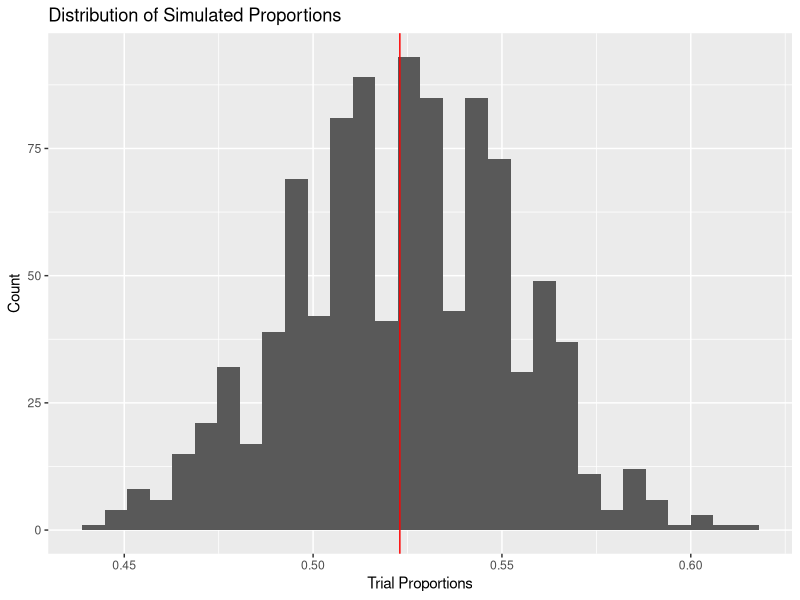
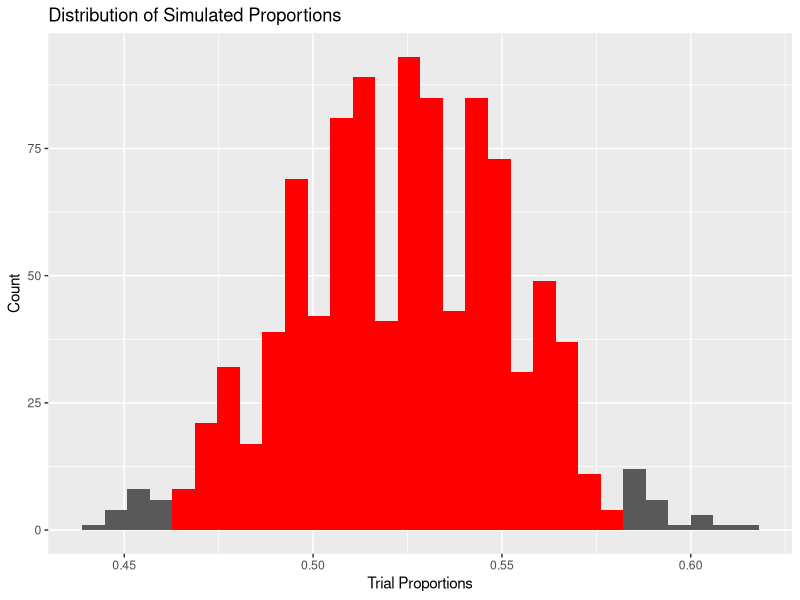
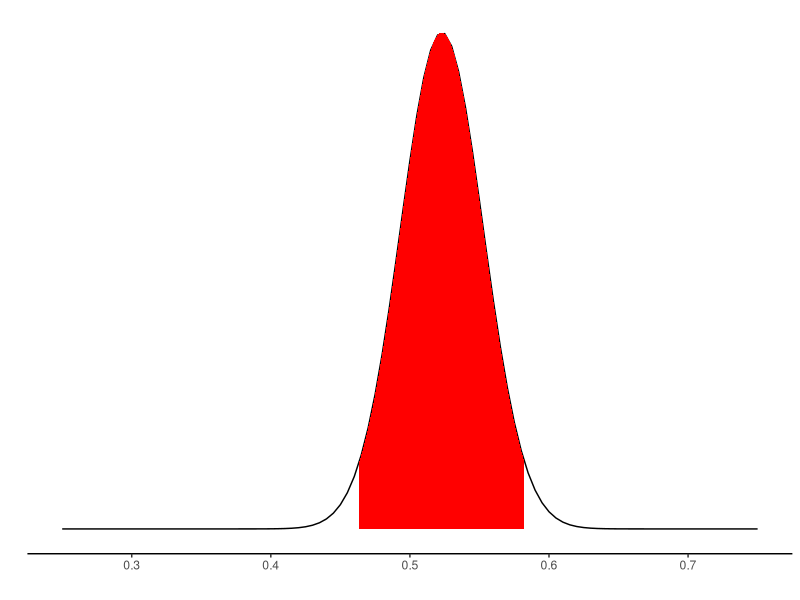
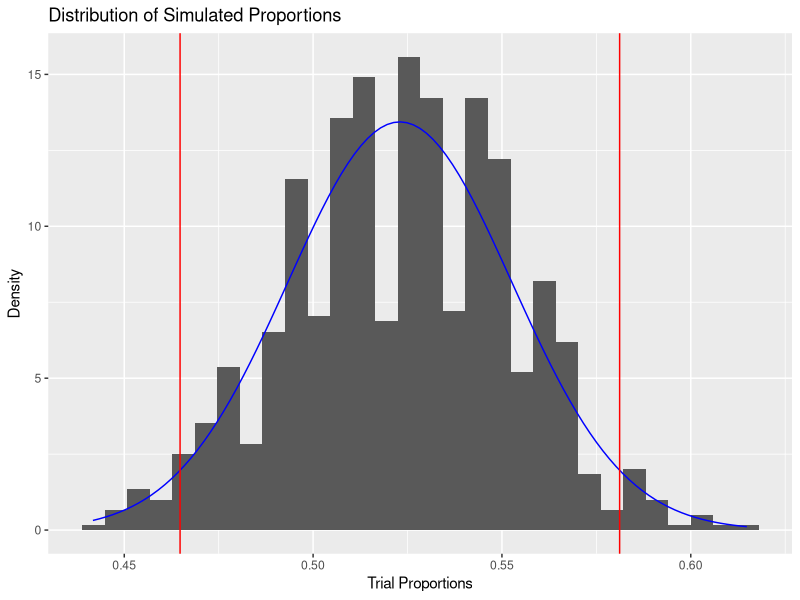

Generate these figures, in order, with R:
## ---- chunk 1
knitr::opts_chunk$set(echo = TRUE, warning = FALSE, message = FALSE)
knitr::opts_chunk$set(out.width= "70%", out.height= "70%", fig.align = "center") 
## ---- chunk 2
library(tidyverse)

replications_dataframe = NULL

num_reps = 1000

sample_size = 135 + 148

sample_stat =  148 / (135 + 148)

for (i in 1:num_reps){
  
  trial = sample(x = c(1,0),
                 size = sample_size,
                 prob = c(sample_stat, 1-sample_stat),
                 replace = TRUE)

  trial_proportion = sum(trial)/sample_size
  
  replications_dataframe = rbind(replications_dataframe, data.frame(trial_proportion))
}

replications_dataframe %>%
  ggplot(aes(x = trial_proportion)) +
  geom_histogram() +
  labs(x = "Trial Proportions", y = "Count", title = "Distribution of Simulated Proportions") +
  geom_vline(xintercept = sample_stat, color = "red")
## ---- chunk 3
#A lot of "instructional purpose" code here... and a little bit of 2SD cheating
below <- replications_dataframe %>%
  filter(trial_proportion <= (mean(trial_proportion) - 2*sd(trial_proportion)))

middle <- replications_dataframe %>%
  filter(trial_proportion >= (mean(trial_proportion) - 2*sd(trial_proportion))) %>%
  filter(trial_proportion <= (mean(trial_proportion) + 2*sd(trial_proportion)))

above <- replications_dataframe %>%
  filter(trial_proportion >= (mean(trial_proportion) + 2*sd(trial_proportion)))

ggplot(data = below, aes(x = trial_proportion)) +
  geom_histogram() +
  geom_histogram(data = middle, fill = "red") +
  geom_histogram(data = above) +
  labs(x = "Trial Proportions", y = "Count", 
       title = "Distribution of Simulated Proportions")

## ---- chunk 4
#Calculate "SD of Statistic"
standard_error = sqrt((sample_stat * (1-sample_stat))/sample_size)

lower = sample_stat - 2 * standard_error

upper = sample_stat + 2 * standard_error

#Fancier than you need 
paste("(",lower, ",", upper, ")")
## ---- chunk 5
ggplot(data.frame(x =c(0.25, 0.75)), aes(x = x)) +
  stat_function(fun = dnorm, 
                args = list(mean = sample_stat, sd = standard_error)) +
  stat_function(fun = dnorm, 
                args = list(mean = sample_stat, sd = standard_error), 
                xlim = c(lower, upper),
                geom = "area", fill = "red") +
  labs(x = "", y = "") + theme_classic() +
  scale_y_continuous(breaks = NULL)
## ---- chunk 6
#Left critical value
qnorm(0.025)
  
#Right critical value
qnorm(0.975)

lower = sample_stat + qnorm(0.025) * standard_error

upper = sample_stat + qnorm(0.975) * standard_error

paste("(",lower, ",", upper, ")")
## ---- chunk 7
lower = qnorm(0.025, mean = sample_stat, sd = standard_error)

upper = qnorm(0.975, mean = sample_stat, sd = standard_error)

paste("(",lower, ",", upper, ")")

replications_dataframe %>% 
  ggplot(aes(x = trial_proportion)) +
  geom_histogram(aes(y = ..density..)) +
  stat_function(fun = dnorm, 
                args = list(mean = sample_stat, sd = standard_error),
                color = "blue") +
  geom_vline(xintercept = lower, color = "red") +
  geom_vline(xintercept = upper, color = "red") +
  labs(x = "Trial Proportions", y = "Density", 
       title = "Distribution of Simulated Proportions")
